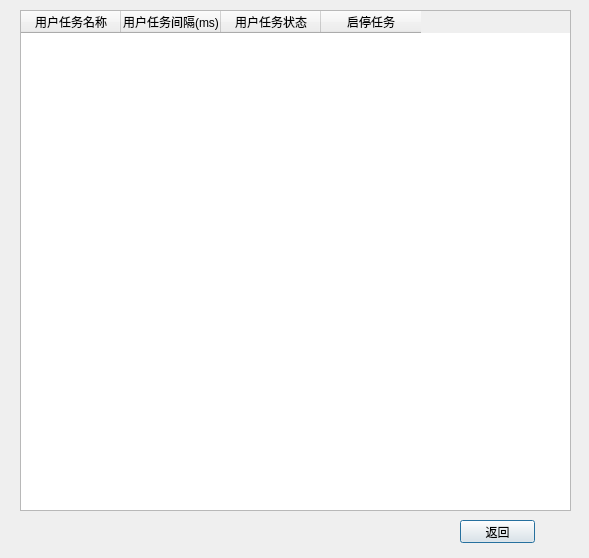
<ui version="4.0" >
 <class>taskviewClass</class>
 <widget class="QDialog" name="taskviewClass" >
  <property name="geometry" >
   <rect>
    <x>0</x>
    <y>0</y>
    <width>589</width>
    <height>558</height>
   </rect>
  </property>
  <property name="windowTitle" >
   <string>任务观察</string>
  </property>
  <widget class="QPushButton" name="backpb" >
   <property name="geometry" >
    <rect>
     <x>460</x>
     <y>520</y>
     <width>75</width>
     <height>23</height>
    </rect>
   </property>
   <property name="text" >
    <string>返回</string>
   </property>
  </widget>
  <widget class="QTableWidget" name="tasktable" >
   <property name="geometry" >
    <rect>
     <x>20</x>
     <y>10</y>
     <width>551</width>
     <height>501</height>
    </rect>
   </property>
   <column>
    <property name="text" >
     <string>用户任务名称</string>
    </property>
   </column>
   <column>
    <property name="text" >
     <string>用户任务间隔(ms)</string>
    </property>
   </column>
   <column>
    <property name="text" >
     <string>用户任务状态</string>
    </property>
   </column>
   <column>
    <property name="text" >
     <string>启停任务</string>
    </property>
   </column>
  </widget>
 </widget>
 <resources/>
 <connections/>
</ui>
